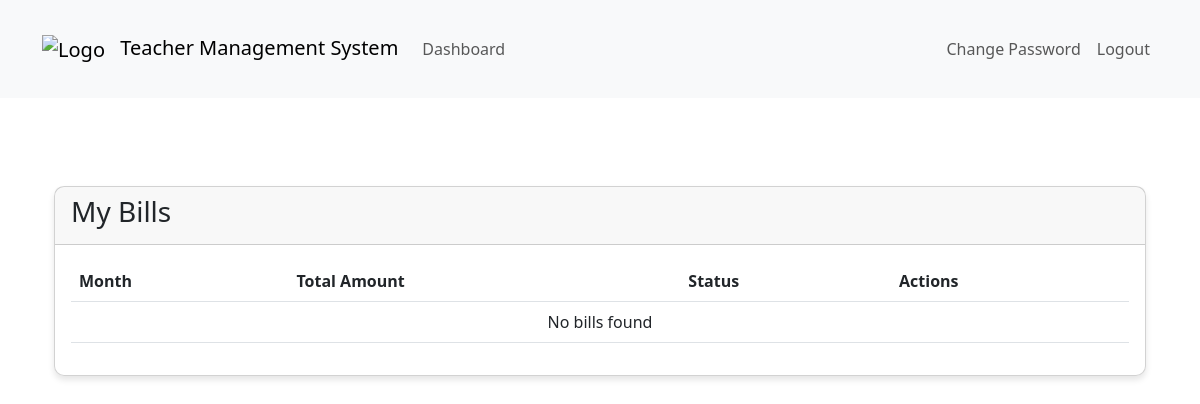
The page /dashboard/student/4/bills/ (signed in) on the database as committed earlier.
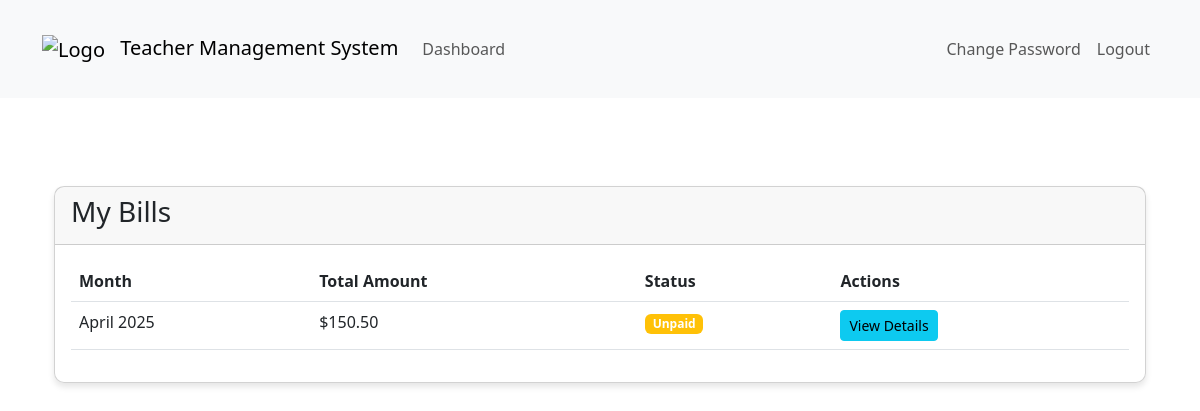
The same page on the database as committed later.
### teachers_app/billing_models.py (models this page shows, shortened)
class Bill(models.Model):
    student = models.ForeignKey(Student, on_delete=models.CASCADE, related_name='bills')
    month = models.DateField(help_text="Billing month (first day of month)")
    total_amount = models.DecimalField(max_digits=10, decimal_places=2)
    is_paid = models.BooleanField(default=False)
    payment_date = models.DateTimeField(null=True, blank=True)
    created_at = models.DateTimeField(auto_now_add=True)
    updated_at = models.DateTimeField(auto_now=True)
    class Meta:
        unique_together = ('student', 'month')
        ordering = ['-month']

### teachers_app/billing_views.py (the view)
# urls.py: path('student/<int:student_id>/bills/', billing_views.student_bills, name='student_bills'),
@login_required
def student_bills(request, student_id):
    student = get_object_or_404(Student, pk=student_id)
    bills = Bill.objects.filter(student=student).order_by('-month')
    return render(request, 'student/student_bills.html', {
        'student': student,
        'bills': bills
    })

### templates/student/student_bills.html
{% extends 'base.html' %}
{% block content %}
<div class="container mt-4">
    <div class="card">
        <div class="card-header">
            <h3>My Bills</h3>
        </div>
        <div class="card-body">
            <div class="table-responsive">
                <table class="table table-hover">
                    <thead>
                        <tr>
                            <th>Month</th>
                            <th>Total Amount</th>
                            <th>Status</th>
                            <th>Actions</th>
                        </tr>
                    </thead>
                    <tbody>
                        {% for bill in bills %}
                        <tr>
                            <td>{{ bill.month|date:"F Y" }}</td>
                            <td>${{ bill.total_amount }}</td>
                            <td>
                                {% if bill.is_paid %}
                                <span class="badge bg-success">Paid</span>
                                {% else %}
                                <span class="badge bg-warning">Unpaid</span>
                                {% endif %}
                            </td>
                            <td>
                                <a href="{% url 'bill_detail' bill_id=bill.id %}" class="btn btn-sm btn-info">
                                    View Details
                                </a>
                            </td>
                        </tr>
                        {% empty %}
                        <tr>
                            <td colspan="4" class="text-center">No bills found</td>
                        </tr>
                        {% endfor %}
                    </tbody>
                </table>
            </div>
        </div>
    </div>
</div>
{% endblock %}

Rows that differ between the two databases and show on the page:
added Bill: month "April 2025", total_amount "150.50", is_paid "Unpaid"
Other text that changed with them:
text no longer shown: "No bills found"
